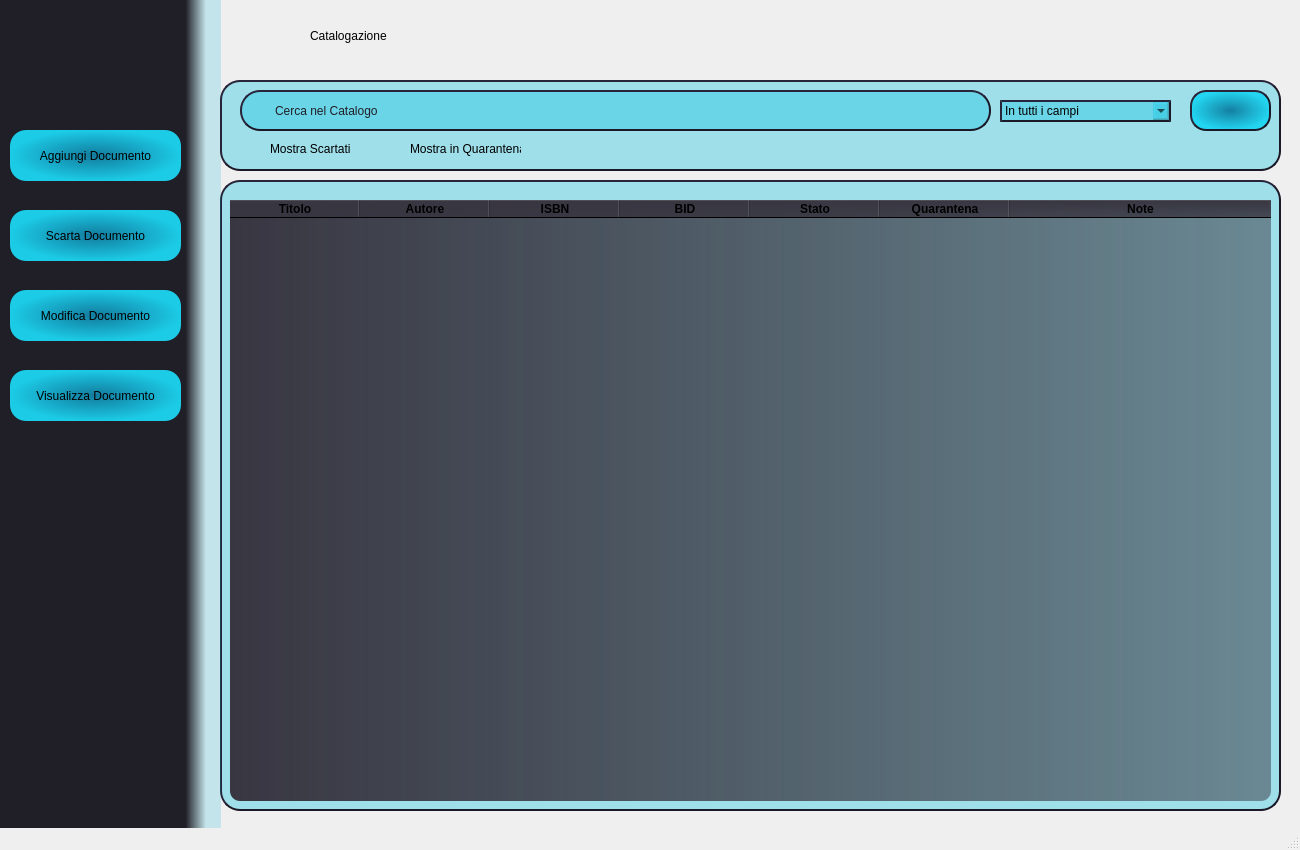
<?xml version="1.0" encoding="UTF-8"?>
<ui version="4.0">
 <class>Home</class>
 <widget class="QMainWindow" name="Home">
  <property name="geometry">
   <rect>
    <x>0</x>
    <y>0</y>
    <width>1300</width>
    <height>850</height>
   </rect>
  </property>
  <property name="minimumSize">
   <size>
    <width>760</width>
    <height>850</height>
   </size>
  </property>
  <property name="maximumSize">
   <size>
    <width>1300</width>
    <height>850</height>
   </size>
  </property>
  <property name="windowTitle">
   <string>Babelib</string>
  </property>
  <widget class="QWidget" name="centralwidget">
   <widget class="QFrame" name="frame">
    <property name="geometry">
     <rect>
      <x>220</x>
      <y>180</y>
      <width>1061</width>
      <height>631</height>
     </rect>
    </property>
    <property name="minimumSize">
     <size>
      <width>0</width>
      <height>1</height>
     </size>
    </property>
    <property name="styleSheet">
     <string notr="true">border-radius: 20px;
border-style: outset;
border-width: 2px;
border-color:rgb(27,25,39);
background-color:rgba(0, 192, 225, 85)</string>
    </property>
    <property name="frameShape">
     <enum>QFrame::StyledPanel</enum>
    </property>
    <property name="frameShadow">
     <enum>QFrame::Raised</enum>
    </property>
    <widget class="QTableWidget" name="itemTable">
     <property name="enabled">
      <bool>true</bool>
     </property>
     <property name="geometry">
      <rect>
       <x>10</x>
       <y>20</y>
       <width>1041</width>
       <height>601</height>
      </rect>
     </property>
     <property name="sizePolicy">
      <sizepolicy hsizetype="Preferred" vsizetype="Preferred">
       <horstretch>40</horstretch>
       <verstretch>40</verstretch>
      </sizepolicy>
     </property>
     <property name="minimumSize">
      <size>
       <width>100</width>
       <height>200</height>
      </size>
     </property>
     <property name="sizeIncrement">
      <size>
       <width>0</width>
       <height>0</height>
      </size>
     </property>
     <property name="mouseTracking">
      <bool>false</bool>
     </property>
     <property name="tabletTracking">
      <bool>false</bool>
     </property>
     <property name="accessibleName">
      <string/>
     </property>
     <property name="autoFillBackground">
      <bool>false</bool>
     </property>
     <property name="styleSheet">
      <string notr="true">background-color: rgb(27, 25, 39);
font: 14pt &quot;Source Code Pro for Powerline&quot;;
background-color:qlineargradient(spread:reflect, x1:0, y1:0, x2:1, y2:0, stop:0 rgba(56, 54, 65, 255), stop:1 rgba(56, 54, 65, 130));
qproperty-alignment: 'AlignLeft';
alternate-background-color: rgb(27, 213, 241,190);
border:none;
border-radius:10px;</string>
     </property>
     <property name="lineWidth">
      <number>1</number>
     </property>
     <property name="verticalScrollBarPolicy">
      <enum>Qt::ScrollBarAsNeeded</enum>
     </property>
     <property name="horizontalScrollBarPolicy">
      <enum>Qt::ScrollBarAlwaysOff</enum>
     </property>
     <property name="dragDropOverwriteMode">
      <bool>true</bool>
     </property>
     <property name="alternatingRowColors">
      <bool>true</bool>
     </property>
     <property name="showGrid">
      <bool>false</bool>
     </property>
     <property name="gridStyle">
      <enum>Qt::SolidLine</enum>
     </property>
     <property name="sortingEnabled">
      <bool>true</bool>
     </property>
     <property name="rowCount">
      <number>0</number>
     </property>
     <attribute name="horizontalHeaderVisible">
      <bool>true</bool>
     </attribute>
     <attribute name="horizontalHeaderCascadingSectionResizes">
      <bool>false</bool>
     </attribute>
     <attribute name="horizontalHeaderMinimumSectionSize">
      <number>50</number>
     </attribute>
     <attribute name="horizontalHeaderDefaultSectionSize">
      <number>130</number>
     </attribute>
     <attribute name="horizontalHeaderHighlightSections">
      <bool>false</bool>
     </attribute>
     <attribute name="horizontalHeaderShowSortIndicator" stdset="0">
      <bool>true</bool>
     </attribute>
     <attribute name="horizontalHeaderStretchLastSection">
      <bool>true</bool>
     </attribute>
     <attribute name="verticalHeaderVisible">
      <bool>false</bool>
     </attribute>
     <attribute name="verticalHeaderCascadingSectionResizes">
      <bool>false</bool>
     </attribute>
     <attribute name="verticalHeaderHighlightSections">
      <bool>true</bool>
     </attribute>
     <attribute name="verticalHeaderShowSortIndicator" stdset="0">
      <bool>false</bool>
     </attribute>
     <attribute name="verticalHeaderStretchLastSection">
      <bool>false</bool>
     </attribute>
     <column>
      <property name="text">
       <string>Titolo</string>
      </property>
      <property name="font">
       <font>
        <weight>75</weight>
        <bold>true</bold>
       </font>
      </property>
     </column>
     <column>
      <property name="text">
       <string>Autore</string>
      </property>
      <property name="font">
       <font>
        <weight>75</weight>
        <bold>true</bold>
       </font>
      </property>
     </column>
     <column>
      <property name="text">
       <string>ISBN</string>
      </property>
      <property name="font">
       <font>
        <weight>75</weight>
        <bold>true</bold>
       </font>
      </property>
     </column>
     <column>
      <property name="text">
       <string>BID</string>
      </property>
      <property name="font">
       <font>
        <weight>75</weight>
        <bold>true</bold>
       </font>
      </property>
     </column>
     <column>
      <property name="text">
       <string>Stato</string>
      </property>
      <property name="font">
       <font>
        <weight>75</weight>
        <bold>true</bold>
       </font>
      </property>
     </column>
     <column>
      <property name="text">
       <string>Quarantena</string>
      </property>
      <property name="font">
       <font>
        <weight>75</weight>
        <bold>true</bold>
       </font>
      </property>
     </column>
     <column>
      <property name="text">
       <string>Note</string>
      </property>
      <property name="font">
       <font>
        <weight>75</weight>
        <bold>true</bold>
       </font>
      </property>
     </column>
    </widget>
   </widget>
   <widget class="QFrame" name="frame_2">
    <property name="geometry">
     <rect>
      <x>0</x>
      <y>0</y>
      <width>221</width>
      <height>831</height>
     </rect>
    </property>
    <property name="styleSheet">
     <string notr="true">border:none;
background-color:qlineargradient(spread:pad, x1:0.83936, y1:0, x2:1, y2:0, stop:0 rgba(32, 30, 39, 255), stop:0.571429 rgba(0, 178, 210, 48));
</string>
    </property>
    <property name="frameShape">
     <enum>QFrame::StyledPanel</enum>
    </property>
    <property name="frameShadow">
     <enum>QFrame::Raised</enum>
    </property>
    <widget class="QPushButton" name="modifyButton">
     <property name="geometry">
      <rect>
       <x>10</x>
       <y>290</y>
       <width>171</width>
       <height>51</height>
      </rect>
     </property>
     <property name="styleSheet">
      <string notr="true">background-color:qradialgradient(spread:pad, cx:0.499926, cy:0.5, radius:0.5, fx:0.5, fy:0.5, stop:0 rgba(18, 125, 160, 249), stop:1 rgba(27, 213, 241, 241));
border-radius:16px;</string>
     </property>
     <property name="text">
      <string>Modifica Documento</string>
     </property>
     <property name="icon">
      <iconset>
       <normaloff>../img/modify book.png</normaloff>../img/modify book.png</iconset>
     </property>
     <property name="iconSize">
      <size>
       <width>40</width>
       <height>40</height>
      </size>
     </property>
    </widget>
    <widget class="QPushButton" name="discardButton">
     <property name="geometry">
      <rect>
       <x>10</x>
       <y>210</y>
       <width>171</width>
       <height>51</height>
      </rect>
     </property>
     <property name="styleSheet">
      <string notr="true">background-color:qradialgradient(spread:pad, cx:0.499926, cy:0.5, radius:0.5, fx:0.5, fy:0.5, stop:0 rgba(18, 125, 160, 249), stop:1 rgba(27, 213, 241, 241));
border-radius:16px;</string>
     </property>
     <property name="text">
      <string>Scarta Documento</string>
     </property>
     <property name="icon">
      <iconset>
       <normaloff>../img/remove book.png</normaloff>../img/remove book.png</iconset>
     </property>
     <property name="iconSize">
      <size>
       <width>40</width>
       <height>40</height>
      </size>
     </property>
    </widget>
    <widget class="QLabel" name="logo">
     <property name="geometry">
      <rect>
       <x>44</x>
       <y>20</y>
       <width>91</width>
       <height>81</height>
      </rect>
     </property>
     <property name="styleSheet">
      <string notr="true">background-color:transparent;</string>
     </property>
     <property name="text">
      <string/>
     </property>
     <property name="textFormat">
      <enum>Qt::RichText</enum>
     </property>
     <property name="pixmap">
      <pixmap>../img/Babelib-removebg-preview.png</pixmap>
     </property>
     <property name="scaledContents">
      <bool>true</bool>
     </property>
    </widget>
    <widget class="QPushButton" name="addButton">
     <property name="geometry">
      <rect>
       <x>10</x>
       <y>130</y>
       <width>171</width>
       <height>51</height>
      </rect>
     </property>
     <property name="styleSheet">
      <string notr="true">border-radius:16px;
background-color:qradialgradient(spread:pad, cx:0.499926, cy:0.5, radius:0.5, fx:0.5, fy:0.5, stop:0 rgba(18, 125, 160, 249), stop:1 rgba(27, 213, 241, 241));</string>
     </property>
     <property name="text">
      <string>Aggiungi Documento</string>
     </property>
     <property name="icon">
      <iconset>
       <normaloff>../img/add book.png</normaloff>../img/add book.png</iconset>
     </property>
     <property name="iconSize">
      <size>
       <width>40</width>
       <height>40</height>
      </size>
     </property>
    </widget>
    <widget class="QPushButton" name="returnButton">
     <property name="geometry">
      <rect>
       <x>60</x>
       <y>740</y>
       <width>71</width>
       <height>51</height>
      </rect>
     </property>
     <property name="styleSheet">
      <string notr="true">background-color:transparent;</string>
     </property>
     <property name="text">
      <string/>
     </property>
     <property name="icon">
      <iconset>
       <normaloff>../img/go back.png</normaloff>../img/go back.png</iconset>
     </property>
     <property name="iconSize">
      <size>
       <width>40</width>
       <height>40</height>
      </size>
     </property>
    </widget>
    <widget class="QPushButton" name="showItemButton">
     <property name="geometry">
      <rect>
       <x>10</x>
       <y>370</y>
       <width>171</width>
       <height>51</height>
      </rect>
     </property>
     <property name="styleSheet">
      <string notr="true">background-color:qradialgradient(spread:pad, cx:0.499926, cy:0.5, radius:0.5, fx:0.5, fy:0.5, stop:0 rgba(18, 125, 160, 249), stop:1 rgba(27, 213, 241, 241));
border-radius:16px;</string>
     </property>
     <property name="text">
      <string>Visualizza Documento</string>
     </property>
     <property name="icon">
      <iconset>
       <normaloff>../img/binocolous.png</normaloff>../img/binocolous.png</iconset>
     </property>
     <property name="iconSize">
      <size>
       <width>40</width>
       <height>40</height>
      </size>
     </property>
    </widget>
   </widget>
   <widget class="QFrame" name="searchFrame">
    <property name="geometry">
     <rect>
      <x>220</x>
      <y>80</y>
      <width>1061</width>
      <height>91</height>
     </rect>
    </property>
    <property name="minimumSize">
     <size>
      <width>0</width>
      <height>1</height>
     </size>
    </property>
    <property name="styleSheet">
     <string notr="true">border-radius: 20px;
border-style: outset;
border-width: 2px;
border-color:rgb(27,25,39);
background-color:rgba(0, 192, 225, 85)</string>
    </property>
    <property name="frameShape">
     <enum>QFrame::StyledPanel</enum>
    </property>
    <property name="frameShadow">
     <enum>QFrame::Raised</enum>
    </property>
    <widget class="QLineEdit" name="searchField">
     <property name="geometry">
      <rect>
       <x>20</x>
       <y>10</y>
       <width>751</width>
       <height>41</height>
      </rect>
     </property>
     <property name="text">
      <string/>
     </property>
    </widget>
    <widget class="QLabel" name="searchLabel">
     <property name="geometry">
      <rect>
       <x>50</x>
       <y>20</y>
       <width>291</width>
       <height>21</height>
      </rect>
     </property>
     <property name="styleSheet">
      <string notr="true">background-color: transparent;
border-color: transparent;
color: rgb(32, 30, 39);
font: italic 10pt &quot;Arial&quot;;</string>
     </property>
     <property name="text">
      <string>Cerca nel Catalogo</string>
     </property>
    </widget>
    <widget class="QComboBox" name="searchMode">
     <property name="geometry">
      <rect>
       <x>780</x>
       <y>20</y>
       <width>171</width>
       <height>22</height>
      </rect>
     </property>
     <property name="styleSheet">
      <string notr="true">font: italic 10pt &quot;Arial&quot;;</string>
     </property>
     <property name="currentIndex">
      <number>0</number>
     </property>
     <property name="maxVisibleItems">
      <number>7</number>
     </property>
     <item>
      <property name="text">
       <string>In tutti i campi</string>
      </property>
     </item>
     <item>
      <property name="text">
       <string>Titolo</string>
      </property>
     </item>
     <item>
      <property name="text">
       <string>Autore</string>
      </property>
     </item>
     <item>
      <property name="text">
       <string>ISBN</string>
      </property>
     </item>
     <item>
      <property name="text">
       <string>BID</string>
      </property>
     </item>
     <item>
      <property name="text">
       <string>Numero Inventario</string>
      </property>
     </item>
     <item>
      <property name="text">
       <string>Note</string>
      </property>
     </item>
    </widget>
    <widget class="QPushButton" name="searchButton">
     <property name="geometry">
      <rect>
       <x>970</x>
       <y>10</y>
       <width>81</width>
       <height>41</height>
      </rect>
     </property>
     <property name="styleSheet">
      <string notr="true">background-color:qradialgradient(spread:pad, cx:0.499926, cy:0.5, radius:0.5, fx:0.5, fy:0.5, stop:0 rgba(18, 125, 160, 249), stop:1 rgba(27, 213, 241, 241));
border-radius:16px;</string>
     </property>
     <property name="text">
      <string/>
     </property>
     <property name="icon">
      <iconset>
       <normaloff>../img/search-3.png</normaloff>../img/search-3.png</iconset>
     </property>
     <property name="iconSize">
      <size>
       <width>32</width>
       <height>32</height>
      </size>
     </property>
    </widget>
    <widget class="QCheckBox" name="discardedCheckBox">
     <property name="geometry">
      <rect>
       <x>30</x>
       <y>60</y>
       <width>131</width>
       <height>17</height>
      </rect>
     </property>
     <property name="styleSheet">
      <string notr="true">border: none;
background-color: transparent;</string>
     </property>
     <property name="text">
      <string>Mostra Scartati</string>
     </property>
    </widget>
    <widget class="QCheckBox" name="quarantineCheckBox">
     <property name="geometry">
      <rect>
       <x>170</x>
       <y>60</y>
       <width>131</width>
       <height>17</height>
      </rect>
     </property>
     <property name="styleSheet">
      <string notr="true">border: none;
background-color: transparent;</string>
     </property>
     <property name="text">
      <string>Mostra in Quarantena</string>
     </property>
    </widget>
   </widget>
   <widget class="QLabel" name="background">
    <property name="geometry">
     <rect>
      <x>90</x>
      <y>-10</y>
      <width>1221</width>
      <height>891</height>
     </rect>
    </property>
    <property name="text">
     <string/>
    </property>
    <property name="pixmap">
     <pixmap>../img/background_blur.jpg</pixmap>
    </property>
    <property name="scaledContents">
     <bool>true</bool>
    </property>
   </widget>
   <widget class="QLabel" name="catalogingLabel">
    <property name="geometry">
     <rect>
      <x>310</x>
      <y>20</y>
      <width>151</width>
      <height>31</height>
     </rect>
    </property>
    <property name="styleSheet">
     <string notr="true">font: 75 bold 14pt &quot;Arial&quot;;</string>
    </property>
    <property name="text">
     <string>Catalogazione</string>
    </property>
   </widget>
   <widget class="QLabel" name="catalogingImage">
    <property name="geometry">
     <rect>
      <x>240</x>
      <y>20</y>
      <width>47</width>
      <height>41</height>
     </rect>
    </property>
    <property name="text">
     <string/>
    </property>
    <property name="pixmap">
     <pixmap>../img/Icona Catalogazione.png</pixmap>
    </property>
    <property name="scaledContents">
     <bool>true</bool>
    </property>
   </widget>
   <zorder>background</zorder>
   <zorder>frame</zorder>
   <zorder>frame_2</zorder>
   <zorder>searchFrame</zorder>
   <zorder>catalogingLabel</zorder>
   <zorder>catalogingImage</zorder>
  </widget>
  <widget class="QStatusBar" name="statusbar"/>
  <action name="actionModifica">
   <property name="text">
    <string>Modifica</string>
   </property>
  </action>
 </widget>
 <resources/>
 <connections/>
</ui>
